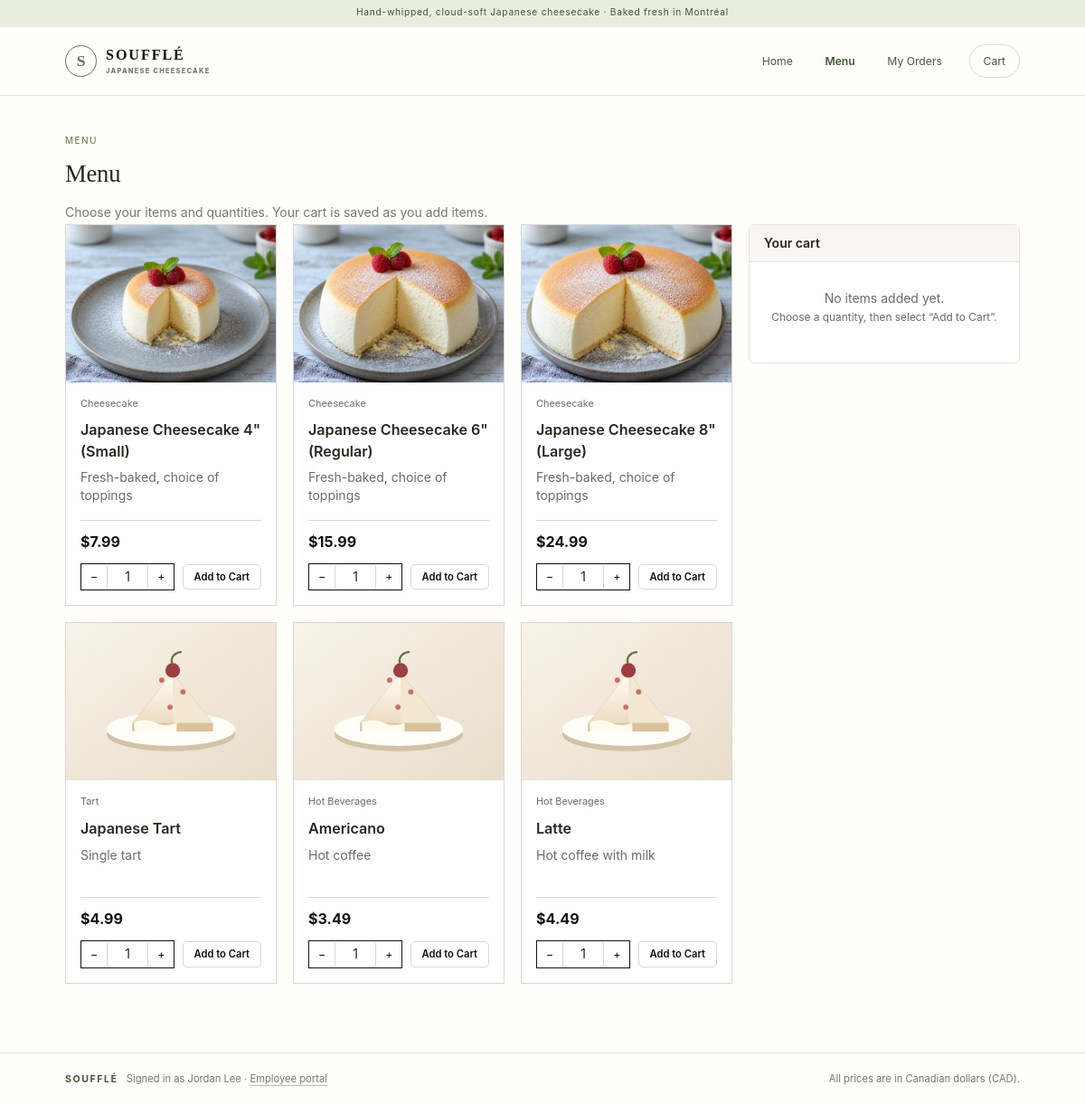
Before: /menu with the older database file.
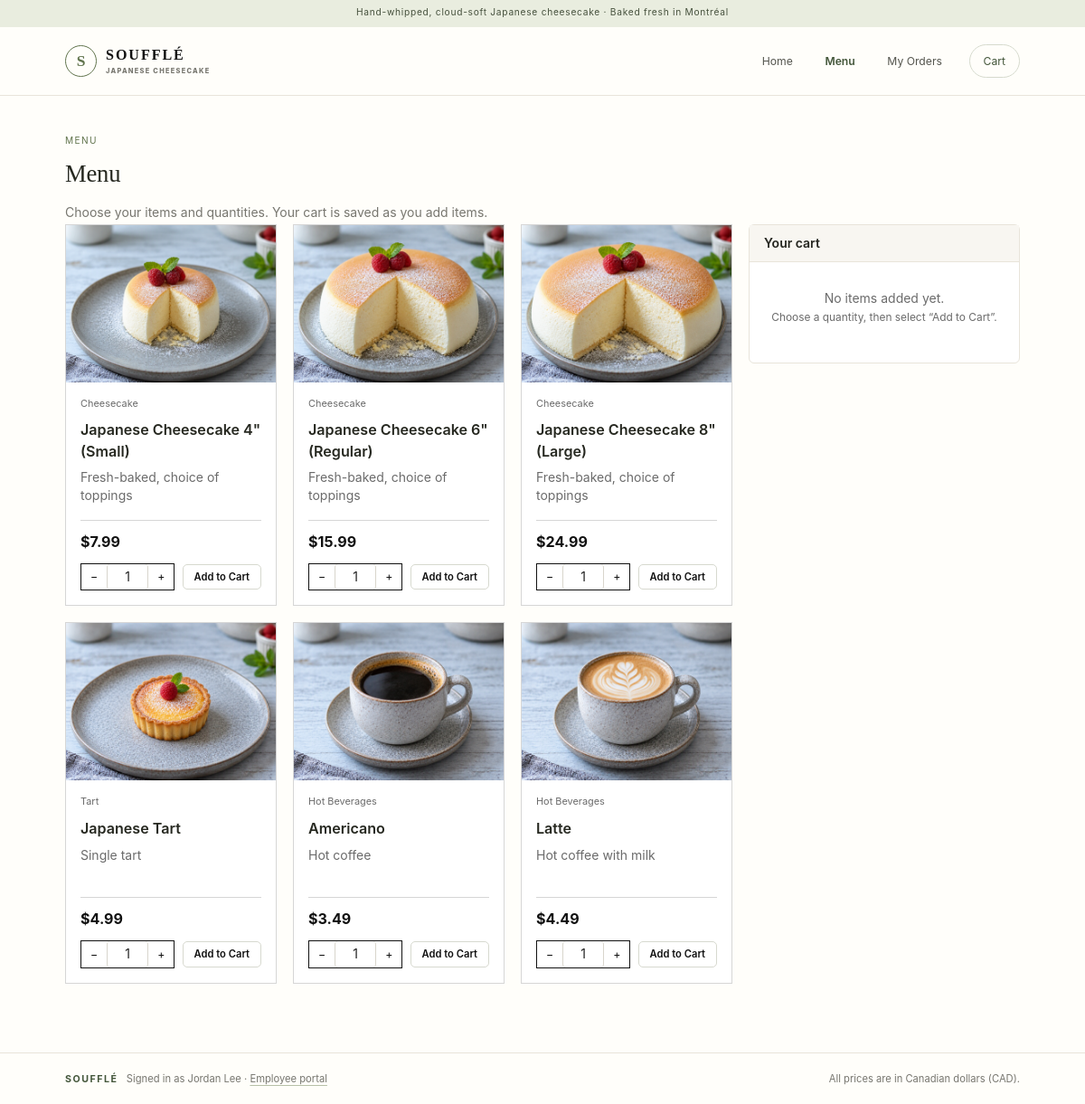
After: the same page with the newer database file.
### tables this page shows
CREATE TABLE menu_items (
    menuItemID  INTEGER PRIMARY KEY,
    name        TEXT NOT NULL,
    description TEXT,
    category    TEXT,
    price       REAL NOT NULL CHECK (price >= 0),
    isAvailable INTEGER NOT NULL DEFAULT 1 CHECK (isAvailable IN (0, 1))
, imageURL TEXT);

### web_app.py (the view)
@app.route("/menu")
def site_menu():
    order = cart_order()
    return render_template("site/menu.html", menu=load_menu(),
                           cart=order_view(order) if order else None)

### database/connection.py (called while the page is built)
def get_connection(path=DB_PATH):
    conn = sqlite3.connect(path)
    conn.row_factory = sqlite3.Row
    conn.execute("PRAGMA foreign_keys = ON")
    return conn

### models/orders.py (called while the page is built)
def load_menu_item(menuItemID: int) -> MenuItem:
    with closing(get_connection()) as conn:
        r = conn.execute("SELECT * FROM menu_items WHERE menuItemID = ?", (menuItemID,)).fetchone()
    if r is None:
        raise ValueError(f"There is no menu item {menuItemID}.")
    return MenuItem(r["menuItemID"], r["name"], r["description"], r["category"], r["price"],
                    bool(r["isAvailable"]), r["imageURL"] if "imageURL" in r.keys() else None)

def load_menu() -> List[MenuItem]:
    with closing(get_connection()) as conn:
        rows = conn.execute("SELECT menuItemID FROM menu_items ORDER BY menuItemID").fetchall()
    return [load_menu_item(r["menuItemID"]) for r in rows]

### models/people.py (called while the page is built)
def load_customer(customerID: int) -> Customer:
    with closing(get_connection()) as conn:
        r = conn.execute("SELECT p.*, c.customerID FROM customers c JOIN persons p "
                         "ON p.personID = c.personID WHERE c.customerID = ?", (customerID,)).fetchone()
    if r is None:
        raise ValueError(f"There is no customer {customerID}.")
    return Customer(r["personID"], r["firstName"], r["lastName"], r["phone"], r["email"],
                    r["customerID"])

    def __post_init__(self):
        if type(self) is Person:
            raise TypeError("Person is abstract: create a Customer, Employee or Manager instead.")

    def getFullName(self) -> str:
        return f"{self.firstName} {self.lastName}"

### web_app.py (called while the page is built, shortened)
def current_staff():
    employeeID = session.get("employeeID")
    if not employeeID:
        return None

@app.before_request
def make_sure_database_exists():
    if not DB_PATH.exists():
        create_database()
    migrate_database()

@app.context_processor
def page_globals():
    cart_id = session.get("cart")
    cart_count = 0
    if cart_id:
        rows = query("SELECT COALESCE(SUM(quantity), 0) FROM order_lines WHERE orderID = ?",
                     (cart_id,))
        cart_count = rows[0][0]
    return {"staff": current_staff(), "today": date.today(), "cart_count": cart_count,
            "website_customer": load_customer(CUSTOMER_ID).getFullName(),
            "type_labels": ORDER_TYPE_LABELS}

### templates/site/menu.html (shortened to what this page needs)
{% extends "site/base.html" %}
{% from "macros.html" import menu_photo, money %}
{% block content %}
<div class="crumb">Menu</div>
<h1>Menu</h1>
<p class="lead">Choose your items and quantities. Your cart is saved as you add items.</p>
<div class="grid g-main">
  <section class="menu-cards" aria-label="Soufflé menu">
    {% for m in menu %}
    <article class="menu-card">
      {{ menu_photo(m) }}
      <div class="menu-card__body">
        <div class="menu-card__meta">
          <span>{{ m.category }}</span>
        </div>
        <h2>{{ m.name }}</h2>
        <p class="menu-card__description">{{ m.description or 'Freshly prepared with care.' }}</p>
        <div class="menu-card__footer">
          <strong class="menu-card__price">{{ money(m.price) }}</strong>
          <div class="menu-card__actions">
            <span class="stepper">
              <button type="button" aria-label="Decrease {{ m.name }} quantity" onclick="step(this,-1)">−</button>
              <input name="quantity" value="1" inputmode="numeric" aria-label="{{ m.name }} quantity"
                     form="add-{{ m.menuItemID }}">
              <button type="button" aria-label="Increase {{ m.name }} quantity" onclick="step(this,1)">+</button>
            </span>
            <form id="add-{{ m.menuItemID }}" method="post" action="{{ url_for('cart_add') }}">
              <button class="sm" {{ 'disabled' if not m.isAvailable }}>Add to Cart</button>
            </form>
          </div>
        </div>
      </div>
    </article>
    {% endfor %}
  </section>
  <aside class="box">
    <div class="box-head">Your cart {% if cart %}<span class="muted">Order ID: {{ cart.order.orderID }}</span>{% endif %}</div>
    <div class="box-body">
      {% if cart and cart.lines %}
        <table class="totals">
          {% for line in cart.lines %}
          <tr><td>{{ line.menuItem.name }} × {{ line.quantity }}
                <form class="inline" method="post" action="{{ url_for('cart_line') }}">
                  <input type="hidden" name="orderLineID" value="{{ line.orderLineID }}">
                  <input type="hidden" name="quantity" value="0">
                  <input type="hidden" name="next" value="{{ url_for('site_menu') }}">
                  <button class="sm" style="padding:0 6px; border:none; text-decoration:underline; font-weight:400">remove</button>
                </form></td>
              <td class="num">{{ money(line.lineTotal) }}</td></tr>
          {% endfor %}
          <tr class="grand"><td>Total (CAD)</td><td class="num">{{ money(cart.order.orderTotal) }}</td></tr>
        </table>
        <a class="btn primary block" style="margin-top:14px" href="{{ url_for('cart') }}">Review Order</a>
      {% else %}
        <p class="empty" style="padding:14px 0">No items added yet.<br><span class="small">Choose a quantity, then select “Add to Cart”.</span></p>
      {% endif %}
    </div>
  </aside>
</div>
{% endblock %}

### templates/site/base.html (shortened to what this page needs)
{% from "macros.html" import messages %}
<!DOCTYPE html>
<html lang="en">
<head>
  <link rel="stylesheet" href="{{ url_for('static', filename='style.css') }}">
</head>
<body class="customer-site">
  {% set page = request.endpoint or '' %}
  <div class="site-announcement">Hand-whipped, cloud-soft Japanese cheesecake · Baked fresh in Montréal</div>
  <header class="topbar site-topbar">
    <a class="logo site-logo" href="{{ url_for('home') }}" aria-label="Soufflé home">
      <span class="logo-mark" aria-hidden="true">S</span>
      <span>SOUFFLÉ<small>JAPANESE CHEESECAKE</small></span>
    </a>
    <nav class="topnav site-nav" aria-label="Main navigation">
      <a href="{{ url_for('home') }}" class="{{ 'on' if page == 'home' }}">Home</a>
      <a href="{{ url_for('site_menu') }}" class="{{ 'on' if page == 'site_menu' }}">Menu</a>
      <a href="{{ url_for('my_orders') }}" class="{{ 'on' if page in ('my_orders', 'order_confirmed', 'site_pay', 'site_secure', 'site_card', 'site_receipt') }}">My Orders</a>
      <a class="site-cart {{ 'on' if page in ('cart', 'checkout') }}" href="{{ url_for('cart') }}">Cart{% if cart_count %}<span class="cart-count">{{ cart_count }}</span>{% endif %}</a>
    </nav>
  </header>
  <main class="site-main">
    {% block content %}{% endblock %}
  </main>
  <footer class="site-footer">
    <span><b>SOUFFLÉ</b> &nbsp; Signed in as {{ website_customer }} · <a href="{{ url_for('portal_login') }}">Employee portal</a></span>
    <span>All prices are in Canadian dollars (CAD).</span>
  </footer>
</body>
</html>

### templates/macros.html (shortened to what this page needs)
{% macro money(value) -%}${{ '%.2f' | format(value or 0) }}{%- endmacro %}
{% macro menu_photo(item) -%}
  {% set placeholder = url_for('static', filename='images/menu-placeholder.svg') %}
  <img class="menu-card__photo" src="{{ item.imageURL or placeholder }}" alt="{{ item.name }}"
       loading="lazy" onerror="this.onerror=null;this.src='{{ placeholder }}'">
{%- endmacro %}

Changed rows visible on the page:
changed menu_items "Japanese Tart": imageURL: picture added in place of a placeholder
changed menu_items "Americano": imageURL: picture added in place of a placeholder
changed menu_items "Latte": imageURL: picture added in place of a placeholder
